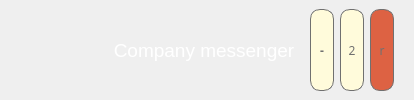
       <widget class="QWidget" name="title" native="true">
        <property name="layoutDirection">
         <enum>Qt::LeftToRight</enum>
        </property>
        <layout class="QHBoxLayout" name="horizontalLayout_5" stretch="1,20,1">
         <property name="topMargin">
          <number>0</number>
         </property>
         <property name="bottomMargin">
          <number>0</number>
         </property>
         <item>
          <spacer name="horizontalSpacer_2">
           <property name="orientation">
            <enum>Qt::Horizontal</enum>
           </property>
           <property name="sizeType">
            <enum>QSizePolicy::Minimum</enum>
           </property>
           <property name="sizeHint" stdset="0">
            <size>
             <width>102</width>
             <height>20</height>
            </size>
           </property>
          </spacer>
         </item>
         <item>
          <widget class="QLabel" name="title_label">
           <property name="font">
            <font>
             <pointsize>14</pointsize>
            </font>
           </property>
           <property name="styleSheet">
            <string notr="true">QLabel{
color: rgb(255, 255, 255);
}</string>
           </property>
           <property name="text">
            <string>Company messenger</string>
           </property>
           <property name="alignment">
            <set>Qt::AlignCenter</set>
           </property>
          </widget>
         </item>
         <item>
          <widget class="QWidget" name="titlebuttons" native="true">
           <property name="sizePolicy">
            <sizepolicy hsizetype="Minimum" vsizetype="Preferred">
             <horstretch>0</horstretch>
             <verstretch>0</verstretch>
            </sizepolicy>
           </property>
           <property name="minimumSize">
            <size>
             <width>102</width>
             <height>0</height>
            </size>
           </property>
           <property name="maximumSize">
            <size>
             <width>102</width>
             <height>16777215</height>
            </size>
           </property>
           <property name="styleSheet">
            <string notr="true"/>
           </property>
           <layout class="QHBoxLayout" name="horizontalLayout_4">
            <property name="leftMargin">
             <number>9</number>
            </property>
            <property name="topMargin">
             <number>9</number>
            </property>
            <property name="rightMargin">
             <number>9</number>
            </property>
            <property name="bottomMargin">
             <number>9</number>
            </property>
            <item>
             <widget class="QPushButton" name="minimize_butt">
              <property name="sizePolicy">
               <sizepolicy hsizetype="Minimum" vsizetype="Minimum">
                <horstretch>0</horstretch>
                <verstretch>0</verstretch>
               </sizepolicy>
              </property>
              <property name="minimumSize">
               <size>
                <width>24</width>
                <height>24</height>
               </size>
              </property>
              <property name="font">
               <font>
                <family>Poppins</family>
                <bold>true</bold>
               </font>
              </property>
              <property name="styleSheet">
               <string notr="true">QPushButton{
border: 1px solid #707070;
border-radius: 10px;
background:#FFFBDB;
color: #707070;
}
QPushButton:hover{
border: 1px solid #535249;
border-radius: 10px;
background:#535249;
color: #FFFBDB;
}</string>
              </property>
              <property name="text">
               <string>-</string>
              </property>
             </widget>
            </item>
            <item>
             <widget class="QPushButton" name="maximize_butt">
              <property name="sizePolicy">
               <sizepolicy hsizetype="Minimum" vsizetype="Minimum">
                <horstretch>0</horstretch>
                <verstretch>0</verstretch>
               </sizepolicy>
              </property>
              <property name="minimumSize">
               <size>
                <width>24</width>
                <height>24</height>
               </size>
              </property>
              <property name="font">
               <font>
                <family>Webdings</family>
                <bold>false</bold>
               </font>
              </property>
              <property name="styleSheet">
               <string notr="true">QPushButton{
border: 1px solid #707070;
border-radius: 10px;
background:#FFFBDB;
color: #707070;
}
QPushButton:hover{
border: 1px solid #535249;
border-radius: 10px;
background:#535249;
color: #FFFBDB;
}</string>
              </property>
              <property name="text">
               <string>2</string>
              </property>
             </widget>
            </item>
            <item>
             <widget class="QPushButton" name="close_butt">
              <property name="sizePolicy">
               <sizepolicy hsizetype="Minimum" vsizetype="Minimum">
                <horstretch>0</horstretch>
                <verstretch>0</verstretch>
               </sizepolicy>
              </property>
              <property name="minimumSize">
               <size>
                <width>24</width>
                <height>24</height>
               </size>
              </property>
              <property name="font">
               <font>
                <family>Webdings</family>
                <bold>false</bold>
               </font>
              </property>
              <property name="styleSheet">
               <string notr="true">QPushButton{
border: 1px solid #707070;
border-radius: 10px;
background:#DD6243;
color: #707070;
}
QPushButton:hover{
border: 1px solid #E8907A;
border-radius: 10px;
background:#E8907A;
color: #FFFBDB;
}</string>
              </property>
              <property name="text">
               <string>r</string>
              </property>
             </widget>
            </item>
           </layout>
          </widget>
         </item>
        </layout>
       </widget>
